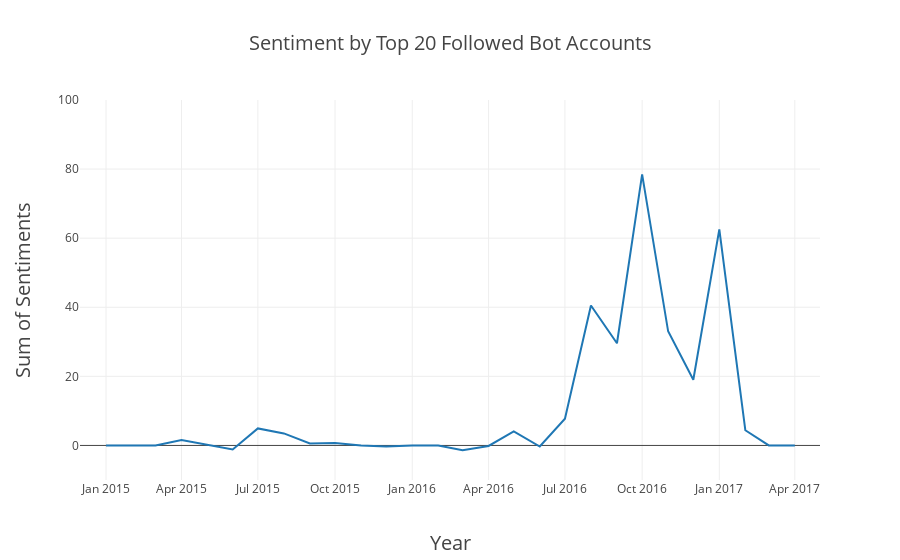

Notebook code cell kept with this figure:
### Code cell
trace0 = Scatter(
    name = "Sentiment Over Time",
    x=tweetsent.Date,
    y=tweetsent.Sentiment)
data = Data([trace0])

layout = Layout(
    title = "Sentiment by Top 20 Followed Bot Accounts",
    yaxis=dict(
        title='Sum of Sentiments',
        range=[-10,100],
        titlefont=dict(
            size=20,
        )
    ),
   
    xaxis = dict(
        title='Year',
        range = ['2014-12','2017-5'],
        titlefont=dict(
            size=20,
        )
    )
)
fig = Figure(data=data, layout=layout)
fig['layout'].update(titlefont=dict(size=20))
iplot(fig)

### Figure 1 — Plotly figure (JSON) as saved in the notebook; plotly's stock layout.template omitted (floating-point values rounded to 4 significant figures)
{"data": [{"name": "Sentiment Over Time", "type": "scatter", "x": ["2015-01", "2015-02", "2015-03", "2015-04", "2015-05", "2015-06", "2015-07", "2015-08", "2015-09", "2015-10", "2015-11", "2015-12", "2016-01", "2016-02", "2016-03", "2016-04", "2016-05", "2016-06", "2016-07", "2016-08", "2016-09", "2016-10", "2016-11", "2016-12", "2017-01", "2017-02", "2017-03", "2017-04"], "y": [0, 0, 0, 1.575, 0.2477, -1.15, 4.93, 3.486, 0.55, 0.7, 0, -0.2833, 0, 0, -1.358, -0.15, 4.08, -0.3143, 7.736, 40.51, 29.59, 78.48, 33.04, 19.01, 62.57, 4.402, 0, 0]}], "layout": {"title": "Sentiment by Top 20 Followed Bot Accounts", "titlefont": {"size": 20}, "xaxis": {"range": ["2014-12", "2017-5"], "title": "Year", "titlefont": {"size": 20}}, "yaxis": {"range": [-10, 100], "title": "Sum of Sentiments", "titlefont": {"size": 20}}}}
